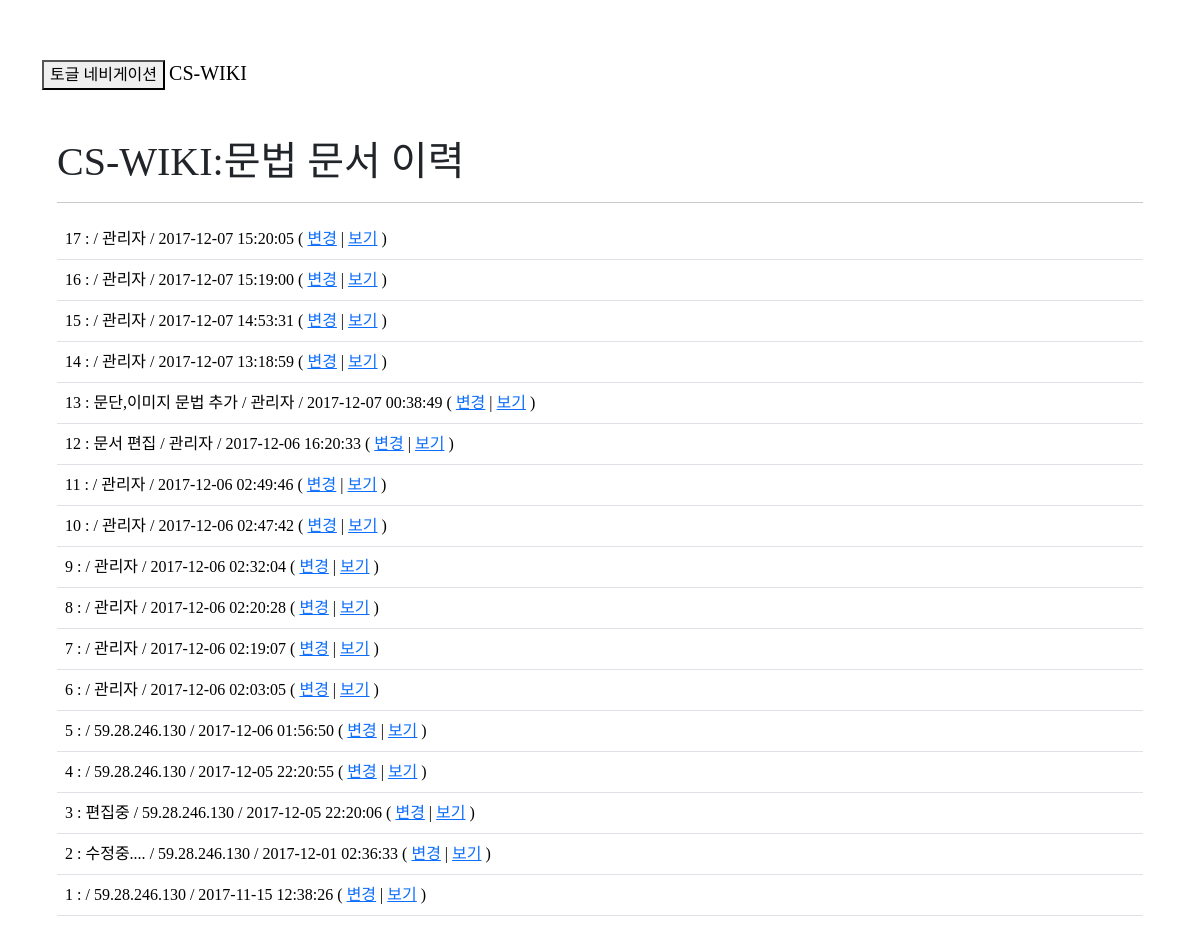
The app's page /history.php?title=CS-WIKI:문법&ID=7 with its own data.
### tables this page shows
CREATE TABLE `cs_wiki_history` (
  `ID` int(10) NOT NULL,
  `page_id` int(10) NOT NULL,
  `text_id` int(10) NOT NULL,
  `writer` varchar(255) NOT NULL,
  `time` datetime NOT NULL,
  `exp` tinytext NOT NULL
);

### history.php (the view, shortened to what this page needs)
<?php
	include './page_form.php';
	$conn = getDB();
	if(!empty($_GET['ID'])){
		$sql = "SELECT ID,page_id,text_id,writer,time,exp FROM cs_wiki_history  WHERE page_id=".$_GET['ID']." ORDER BY ID DESC";
		$content = mysqli_query($conn,$sql);
    $num = mysqli_num_rows($content);
	}
?>
<body>
	<div class="container">
	  <div class="innercontainer">
			<h1 id="firstHeading" class="firstHeading"><?php echo htmlspecialchars($_GET["title"]); ?> 문서 이력</h1><hr/>
			<?php
			if($num!=0){
				echo '<table class="table table-hover">';
				while($row = mysqli_fetch_assoc($content)){
					echo '<tr><td>'.$num.' : '.$row['exp'].' / '.$row['writer'].' / '.$row['time'].' ( <a href="reback.php?num='.$num.'&title='.$_GET['title'].'&pageID='.$_GET['ID'].'&textID='.$row['text_id'].'">변경</a> | <a href="preview.php?textID='.$row['text_id'].'" target="_blank">보기</a> )';
					echo '</tr></td>';
					$num = $num-1;
				}
				echo '</table></div>';
			}
			?>
</body>
</html>

### css/style.css (style rules this page uses)
* { font-family: NanumGothic, 'Malgun Gothic'; }
body { padding-top: 50px; }
.innercontainer { padding: 40px 15px; text-align: left; }

### records on screen
cs_wiki_history: writer "관리자", time "2017-12-07 15:20:05"
cs_wiki_history: num "16", writer "관리자", time "2017-12-07 15:19:00"
cs_wiki_history: num "15", writer "관리자", time "2017-12-07 14:53:31"
cs_wiki_history: num "14", writer "관리자", time "2017-12-07 13:18:59"
cs_wiki_history: num "13", exp "문단,이미지 문법 추가", writer "관리자", time "2017-12-07 00:38:49"
cs_wiki_history: num "12", exp "문서 편집", writer "관리자", time "2017-12-06 16:20:33"
cs_wiki_history: num "11", writer "관리자", time "2017-12-06 02:49:46"
cs_wiki_history: num "10", writer "관리자", time "2017-12-06 02:47:42"
cs_wiki_history: num "9", writer "관리자", time "2017-12-06 02:32:04"
cs_wiki_history: num "8", writer "관리자", time "2017-12-06 02:20:28"
cs_wiki_history: num "7", writer "관리자", time "2017-12-06 02:19:07"
cs_wiki_history: num "6", writer "관리자", time "2017-12-06 02:03:05"
cs_wiki_history: num "5", writer "59.28.246.130", time "2017-12-06 01:56:50"
cs_wiki_history: num "4", writer "59.28.246.130", time "2017-12-05 22:20:55"
cs_wiki_history: num "3", exp "편집중", writer "59.28.246.130", time "2017-12-05 22:20:06"
cs_wiki_history: num "2", exp "수정중....", writer "59.28.246.130", time "2017-12-01 02:36:33"
cs_wiki_history: num "1", writer "59.28.246.130", time "2017-11-15 12:38:26"

### other values on screen
$_GET["title"] "CS-WIKI:문법"
